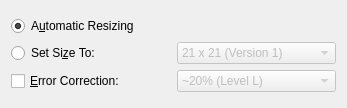
<?xml version="1.0" encoding="UTF-8"?>
<ui version="4.0">
 <class>QRConfig</class>
 <widget class="QWidget" name="QRConfig">
  <property name="geometry">
   <rect>
    <x>0</x>
    <y>0</y>
    <width>347</width>
    <height>108</height>
   </rect>
  </property>
  <property name="windowTitle">
   <string>Form</string>
  </property>
  <layout class="QVBoxLayout" name="verticalLayout">
   <item>
    <layout class="QGridLayout" name="gridLayout">
     <item row="0" column="0">
      <widget class="QRadioButton" name="_autosize">
       <property name="text">
        <string>A&amp;utomatic Resizing</string>
       </property>
       <property name="checked">
        <bool>true</bool>
       </property>
      </widget>
     </item>
     <item row="1" column="0">
      <widget class="QRadioButton" name="_qrsizeRad">
       <property name="text">
        <string>Set Si&amp;ze To:</string>
       </property>
      </widget>
     </item>
     <item row="1" column="1">
      <widget class="QComboBox" name="_qrSize">
       <property name="enabled">
        <bool>false</bool>
       </property>
       <item>
        <property name="text">
         <string>21 x 21 (Version 1)</string>
        </property>
       </item>
       <item>
        <property name="text">
         <string>25 x 25 (Version 2)</string>
        </property>
       </item>
       <item>
        <property name="text">
         <string>29 x 29 (Version 3)</string>
        </property>
       </item>
       <item>
        <property name="text">
         <string>33 x 33 (Version 4)</string>
        </property>
       </item>
       <item>
        <property name="text">
         <string>37 x 37 (Version 5)</string>
        </property>
       </item>
       <item>
        <property name="text">
         <string>41 x 41 (Version 6)</string>
        </property>
       </item>
       <item>
        <property name="text">
         <string>45 x 45 (Version 7)</string>
        </property>
       </item>
       <item>
        <property name="text">
         <string>49 x 49 (Version 8)</string>
        </property>
       </item>
       <item>
        <property name="text">
         <string>53 x 53 (Version 9)</string>
        </property>
       </item>
       <item>
        <property name="text">
         <string>57 x 57 (Version 10)</string>
        </property>
       </item>
       <item>
        <property name="text">
         <string>61 x 61 (Version 11)</string>
        </property>
       </item>
       <item>
        <property name="text">
         <string>65 x 65 (Version 12)</string>
        </property>
       </item>
       <item>
        <property name="text">
         <string>69 x 69 (Version 13)</string>
        </property>
       </item>
       <item>
        <property name="text">
         <string>73 x 73 (Version 14)</string>
        </property>
       </item>
       <item>
        <property name="text">
         <string>77 x 77 (Version 15)</string>
        </property>
       </item>
       <item>
        <property name="text">
         <string>81 x 81 (Version 16)</string>
        </property>
       </item>
       <item>
        <property name="text">
         <string>85 x 85 (Version 17)</string>
        </property>
       </item>
       <item>
        <property name="text">
         <string>89 x 89 (Version 18)</string>
        </property>
       </item>
       <item>
        <property name="text">
         <string>93 x 93 (Version 19)</string>
        </property>
       </item>
       <item>
        <property name="text">
         <string>97 x 97 (Version 20)</string>
        </property>
       </item>
       <item>
        <property name="text">
         <string>101 x 101 (Version 21)</string>
        </property>
       </item>
       <item>
        <property name="text">
         <string>105 x 105 (Version 22)</string>
        </property>
       </item>
       <item>
        <property name="text">
         <string>109 x 109 (Version 23)</string>
        </property>
       </item>
       <item>
        <property name="text">
         <string>113 x 113 (Version 24)</string>
        </property>
       </item>
       <item>
        <property name="text">
         <string>117 x 117 (Version 25)</string>
        </property>
       </item>
       <item>
        <property name="text">
         <string>121 x 121 (Version 26)</string>
        </property>
       </item>
       <item>
        <property name="text">
         <string>125 x 125 (Version 27)</string>
        </property>
       </item>
       <item>
        <property name="text">
         <string>129 x 129 (Version 28)</string>
        </property>
       </item>
       <item>
        <property name="text">
         <string>133 x 133 (Version 29)</string>
        </property>
       </item>
       <item>
        <property name="text">
         <string>137 x 137 (Version 30)</string>
        </property>
       </item>
       <item>
        <property name="text">
         <string>141 x 141 (Version 31)</string>
        </property>
       </item>
       <item>
        <property name="text">
         <string>145 x 145 (Version 32)</string>
        </property>
       </item>
       <item>
        <property name="text">
         <string>149 x 149 (Version 33)</string>
        </property>
       </item>
       <item>
        <property name="text">
         <string>153 x 153 (Version 34)</string>
        </property>
       </item>
       <item>
        <property name="text">
         <string>157 x 157 (Version 35)</string>
        </property>
       </item>
       <item>
        <property name="text">
         <string>161 x 161 (Version 36)</string>
        </property>
       </item>
       <item>
        <property name="text">
         <string>165 x 165 (Version 37)</string>
        </property>
       </item>
       <item>
        <property name="text">
         <string>169 x 169 (Version 38)</string>
        </property>
       </item>
       <item>
        <property name="text">
         <string>173 x 173 (Version 39)</string>
        </property>
       </item>
       <item>
        <property name="text">
         <string>177 x 177 (Version 40)</string>
        </property>
       </item>
      </widget>
     </item>
     <item row="2" column="1">
      <widget class="QComboBox" name="_errorCorrection">
       <property name="enabled">
        <bool>false</bool>
       </property>
       <item>
        <property name="text">
         <string>~20% (Level L)</string>
        </property>
       </item>
       <item>
        <property name="text">
         <string>~37% (Level M)</string>
        </property>
       </item>
       <item>
        <property name="text">
         <string>~55% (Level Q)</string>
        </property>
       </item>
       <item>
        <property name="text">
         <string>~65% (Level H)</string>
        </property>
       </item>
      </widget>
     </item>
     <item row="2" column="0">
      <widget class="QCheckBox" name="_errorCorrectionChk">
       <property name="text">
        <string>&amp;Error Correction:</string>
       </property>
      </widget>
     </item>
    </layout>
   </item>
  </layout>
 </widget>
 <resources/>
 <connections>
  <connection>
   <sender>_qrsizeRad</sender>
   <signal>toggled(bool)</signal>
   <receiver>_qrSize</receiver>
   <slot>setEnabled(bool)</slot>
   <hints>
    <hint type="sourcelabel">
     <x>89</x>
     <y>39</y>
    </hint>
    <hint type="destinationlabel">
     <x>255</x>
     <y>46</y>
    </hint>
   </hints>
  </connection>
  <connection>
   <sender>_errorCorrectionChk</sender>
   <signal>toggled(bool)</signal>
   <receiver>_errorCorrection</receiver>
   <slot>setEnabled(bool)</slot>
   <hints>
    <hint type="sourcelabel">
     <x>113</x>
     <y>83</y>
    </hint>
    <hint type="destinationlabel">
     <x>327</x>
     <y>84</y>
    </hint>
   </hints>
  </connection>
 </connections>
</ui>
